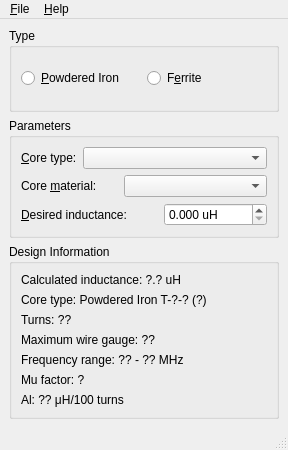
<?xml version="1.0" encoding="UTF-8"?>
<ui version="4.0">
 <class>ToroidWindow</class>
 <widget class="QMainWindow" name="ToroidWindow">
  <property name="geometry">
   <rect>
    <x>0</x>
    <y>0</y>
    <width>288</width>
    <height>450</height>
   </rect>
  </property>
  <property name="windowTitle">
   <string>Toroid Designer</string>
  </property>
  <widget class="QWidget" name="centralwidget">
   <layout class="QVBoxLayout" name="verticalLayout2">
    <item>
     <widget class="QGroupBox" name="typeGroupBox">
      <property name="title">
       <string>Type</string>
      </property>
      <layout class="QHBoxLayout" name="horizontalLayout4">
       <item>
        <widget class="QRadioButton" name="powderedIronButton">
         <property name="text">
          <string>&amp;Powdered Iron</string>
         </property>
        </widget>
       </item>
       <item>
        <widget class="QRadioButton" name="ferriteButton">
         <property name="text">
          <string>F&amp;errite</string>
         </property>
        </widget>
       </item>
      </layout>
     </widget>
    </item>
    <item>
     <widget class="QGroupBox" name="parametersGroupBox">
      <property name="title">
       <string>Parameters</string>
      </property>
      <layout class="QGridLayout" name="gridLayout">
       <item row="0" column="0">
        <widget class="QLabel" name="coreTypeLabel">
         <property name="text">
          <string>&amp;Core type:</string>
         </property>
         <property name="buddy">
          <cstring>coreTypeComboBox</cstring>
         </property>
        </widget>
       </item>
       <item row="0" column="1" colspan="3">
        <widget class="QComboBox" name="coreTypeComboBox"/>
       </item>
       <item row="1" column="0" colspan="2">
        <widget class="QLabel" name="coreMaterialLabel">
         <property name="text">
          <string>Core &amp;material:</string>
         </property>
         <property name="buddy">
          <cstring>coreMaterialComboBox</cstring>
         </property>
        </widget>
       </item>
       <item row="1" column="2" colspan="2">
        <widget class="QComboBox" name="coreMaterialComboBox"/>
       </item>
       <item row="2" column="0" colspan="3">
        <widget class="QLabel" name="inductanceLabel">
         <property name="text">
          <string>&amp;Desired inductance:</string>
         </property>
         <property name="buddy">
          <cstring>inductanceSpinBox</cstring>
         </property>
        </widget>
       </item>
       <item row="2" column="3">
        <widget class="QDoubleSpinBox" name="inductanceSpinBox">
         <property name="prefix">
          <string/>
         </property>
         <property name="suffix">
          <string> uH</string>
         </property>
         <property name="decimals">
          <number>3</number>
         </property>
         <property name="minimum">
          <double>0.000000000000000</double>
         </property>
         <property name="maximum">
          <double>10000.000000000000000</double>
         </property>
        </widget>
       </item>
      </layout>
     </widget>
    </item>
    <item>
     <widget class="QGroupBox" name="designInformationGroupBox">
      <property name="title">
       <string>Design Information</string>
      </property>
      <layout class="QVBoxLayout" name="verticalLayout">
       <item>
        <widget class="QLabel" name="designInductanceLabel">
         <property name="text">
          <string>Calculated inductance: ?.? uH</string>
         </property>
        </widget>
       </item>
       <item>
        <widget class="QLabel" name="designCoreTypeLabel">
         <property name="text">
          <string>Core type: Powdered Iron T-?-? (?)</string>
         </property>
        </widget>
       </item>
       <item>
        <widget class="QLabel" name="designTurnsLabel">
         <property name="text">
          <string>Turns: ??</string>
         </property>
        </widget>
       </item>
       <item>
        <widget class="QLabel" name="designWireGaugeLabel">
         <property name="text">
          <string>Maximum wire gauge: ??</string>
         </property>
        </widget>
       </item>
       <item>
        <widget class="QLabel" name="designFreqRangeLabel">
         <property name="text">
          <string>Frequency range: ?? - ?? MHz</string>
         </property>
        </widget>
       </item>
       <item>
        <widget class="QLabel" name="designMuLabel">
         <property name="text">
          <string>Mu factor: ?</string>
         </property>
        </widget>
       </item>
       <item>
        <widget class="QLabel" name="designAlLabel">
         <property name="text">
          <string>Al: ?? μH/100 turns</string>
         </property>
        </widget>
       </item>
      </layout>
     </widget>
    </item>
   </layout>
  </widget>
  <widget class="QMenuBar" name="menubar">
   <property name="geometry">
    <rect>
     <x>0</x>
     <y>0</y>
     <width>288</width>
     <height>28</height>
    </rect>
   </property>
   <widget class="QMenu" name="menuFile">
    <property name="title">
     <string>&amp;File</string>
    </property>
    <addaction name="actionQuit"/>
   </widget>
   <widget class="QMenu" name="menuHelp">
    <property name="title">
     <string>&amp;Help</string>
    </property>
    <addaction name="actionAbout"/>
   </widget>
   <addaction name="menuFile"/>
   <addaction name="menuHelp"/>
  </widget>
  <widget class="QStatusBar" name="statusbar"/>
  <action name="actionAbout">
   <property name="text">
    <string>&amp;About Toroid Designer</string>
   </property>
  </action>
  <action name="actionQuit">
   <property name="text">
    <string>&amp;Quit</string>
   </property>
  </action>
 </widget>
 <resources/>
 <connections/>
</ui>
